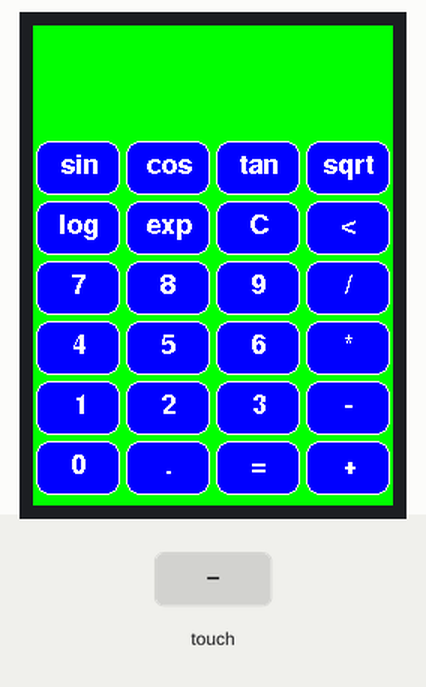
Recording of a sketch running on a simulated ESP32. Parts: 240×320 colour display. The inputs (shaded band) are chosen by the test bench. Storage starts empty.

Above: at 3.2 s.
3.3 s: screen touched at 13 % across, 30 % down
At 4.3 s:
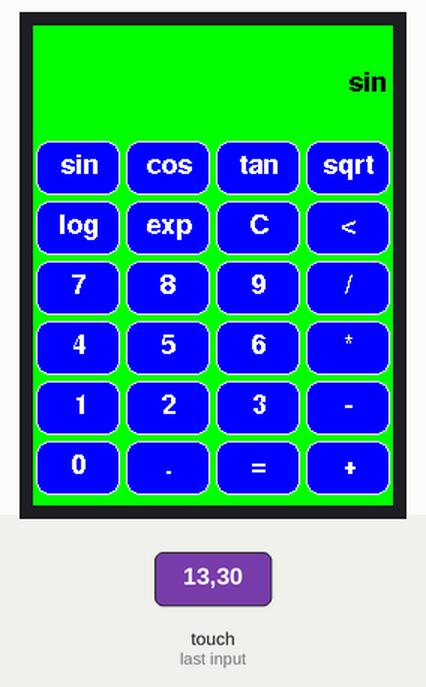
4.8 s: screen touched at 38 % across, 30 % down
At 5.6 s:
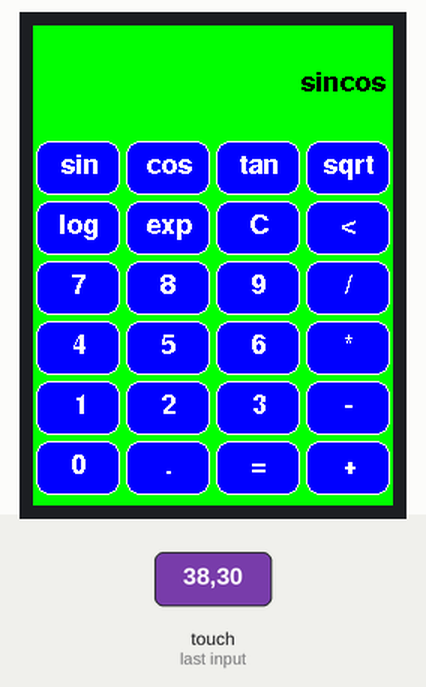
6.3 s: screen touched at 62 % across, 30 % down
At 6.7 s:
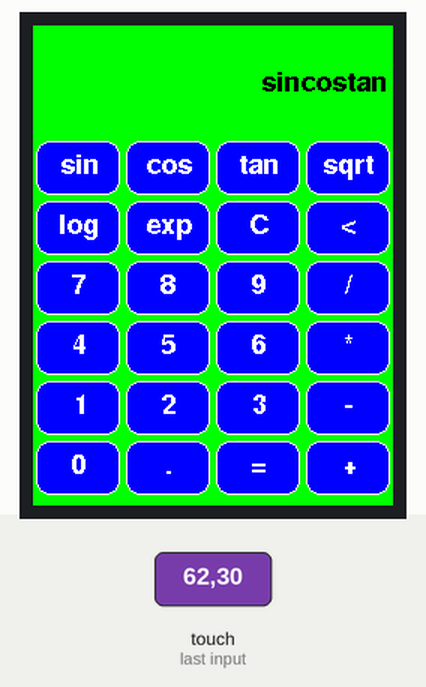
7.8 s: screen touched at 87 % across, 30 % down
At 9.0 s:
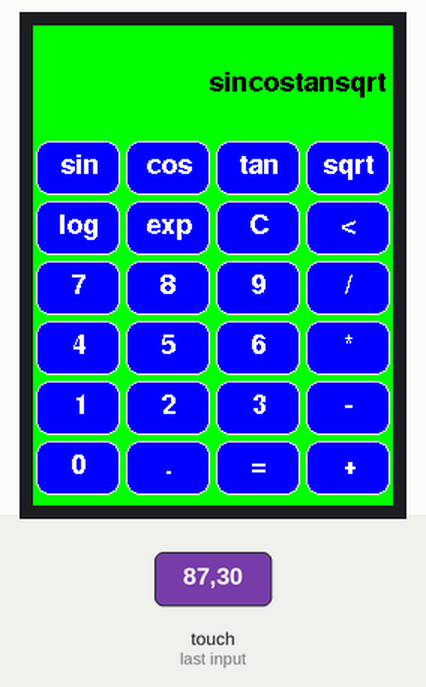
9.3 s: screen touched at 87 % across, 50 % down
At 10.2 s:
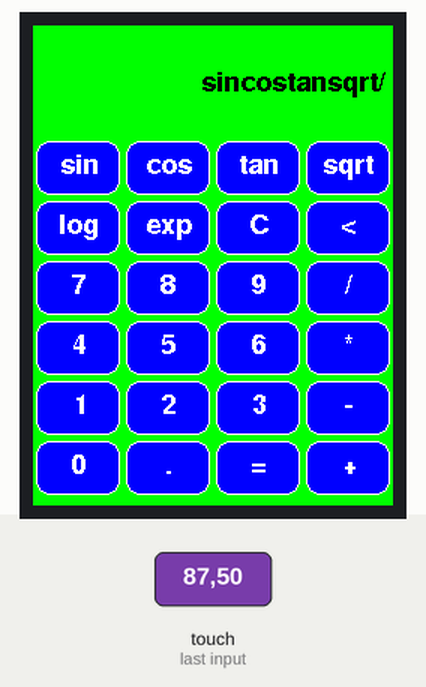
10.8 s: screen touched at 87 % across, 70 % down
At 11.4 s:
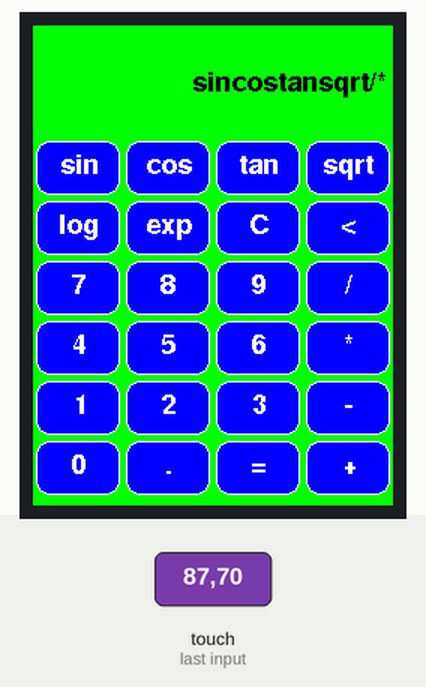
Timing chart, 0 to 13.3 s (numbered marks = the images above; inputs shaded):
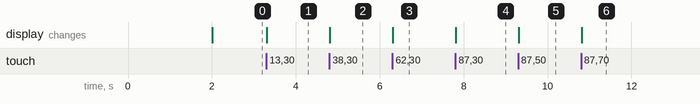

The sketch:

Scientific_Calculator.ino
```cpp
#include <TFT_eSPI.h>
#include <SPI.h>
#include <math.h>
#include <FS.h>
#include <LittleFS.h>

TFT_eSPI tft = TFT_eSPI();

#define BUTTON_W 60
#define BUTTON_H 40
#define BUTTON_ROWS 6
#define BUTTON_COLS 4

const char *labels[BUTTON_ROWS][BUTTON_COLS] = {
  { "sin", "cos", "tan", "sqrt" },
  { "log", "exp", "C", "<" },
  { "7", "8", "9", "/" },
  { "4", "5", "6", "*" },
  { "1", "2", "3", "-" },
  { "0", ".", "=", "+" }
};

TFT_eSPI_Button buttons[BUTTON_ROWS][BUTTON_COLS];
String input = "";

uint16_t calData[5];

void drawButtons() {
  int x_offset = 0;
  int y_offset = 75;

  for (int r = 0; r < BUTTON_ROWS; r++) {
    for (int c = 0; c < BUTTON_COLS; c++) {
      int x = c * BUTTON_W + x_offset;
      int y = r * BUTTON_H + y_offset;
      buttons[r][c].initButton(&tft, x + BUTTON_W / 2, y + BUTTON_H / 2,
                               BUTTON_W - 4, BUTTON_H - 4,
                               TFT_WHITE, TFT_BLUE, TFT_WHITE,
                               (char *)labels[r][c], 1);
      buttons[r][c].drawButton();
    }
  }
}

void updateDisplay() {
  tft.fillRect(0, 0, 240, 50, TFT_GREEN);
  tft.setTextDatum(TR_DATUM);
  tft.setTextColor(TFT_BLACK, TFT_GREEN);
  tft.setFreeFont(&FreeSansBold9pt7b);
  tft.drawString(input, 235, 30);
}

float evalExpression(String expr) {
  expr.trim();

  if (expr.startsWith("sin")) return sin(radians(expr.substring(3).toFloat()));
  if (expr.startsWith("cos")) return cos(radians(expr.substring(3).toFloat()));
  if (expr.startsWith("tan")) return tan(radians(expr.substring(3).toFloat()));
  if (expr.startsWith("sqrt")) return sqrt(expr.substring(4).toFloat());
  if (expr.startsWith("log")) return log10(expr.substring(3).toFloat());
  if (expr.startsWith("exp")) return exp(expr.substring(3).toFloat());

  char op = 0;
  int idx = -1;
  for (int i = 0; i < expr.length(); i++) {
    if (strchr("+-*/", expr[i])) {
      op = expr[i];
      idx = i;
      break;
    }
  }

  if (idx != -1 && idx > 0) {
    float a = expr.substring(0, idx).toFloat();
    float b = expr.substring(idx + 1).toFloat();
    switch (op) {
      case '+': return a + b;
      case '-': return a - b;
      case '*': return a * b;
      case '/': return b != 0 ? a / b : 0;
    }
  }
  return expr.toFloat();
}

void touchCalibration() {
  uint16_t calDataTemp[5];
  tft.fillScreen(TFT_BLACK);
  tft.setCursor(10, 140);
  tft.setTextColor(TFT_WHITE);
  tft.println("Touch Corner to calibrate");
  tft.calibrateTouch(calDataTemp, TFT_GREEN, TFT_BLACK, 15);
  for (int i = 0; i < 5; i++) calData[i] = calDataTemp[i];
  tft.setTouch(calData);
}

void setup() {
  Serial.begin(115200);
  LittleFS.begin(true);
  tft.init();
  tft.setRotation(2);
  logo();
  delay(1500);
  touchCalibration();
  tft.setFreeFont(&FreeSansBold9pt7b);
  tft.setTouch(calData);
  tft.fillScreen(TFT_GREEN);
  updateDisplay();
  drawButtons();
}

void loop() {
  uint16_t x, y;
  if (tft.getTouch(&x, &y)) {
    for (int r = 0; r < BUTTON_ROWS; r++) {
      for (int c = 0; c < BUTTON_COLS; c++) {
        if (buttons[r][c].contains(x, y)) {
          String label = labels[r][c];
          if (label == "=") {
            float result = evalExpression(input);
            input = String(result);
          } else if (label == "C") {
            input = "";
          } else if (label == "<") {
            if (input.length() > 0) input.remove(input.length() - 1);
          } else {
            input += label;
          }
          updateDisplay();
          delay(200);
        }
      }
    }
  }
}

void logo() {
  tft.fillScreen(TFT_RED);
  int centerX = 120;
  int centerY = 160;
  int radius = 70;
  int thickness = 7;

  for (int r = radius - thickness / 2; r <= radius + thickness / 2; r++) {
    tft.drawCircle(centerX, centerY, r, TFT_BLACK);
  }

  tft.setTextColor(TFT_BLACK, TFT_RED);
  tft.setTextDatum(MC_DATUM);
  tft.setFreeFont(&FreeSansBold24pt7b);
  tft.drawString("DSN", centerX, centerY);
  tft.setFreeFont(&FreeSansBold9pt7b);
  tft.drawString("Engineering Calculator", centerX, 300);
}
```

Measured:
- after the input at 3.3 s, the display: changes at once (image 1)
- after the input at 4.8 s, the display: changes at once (image 2)
- after the input at 6.3 s, the display: changes at once (image 3)
- after the input at 7.8 s, the display: changes at once (image 4)
- after the input at 9.3 s, the display: changes at once (image 5)
- after the input at 10.8 s, the display: changes at once (image 6)
